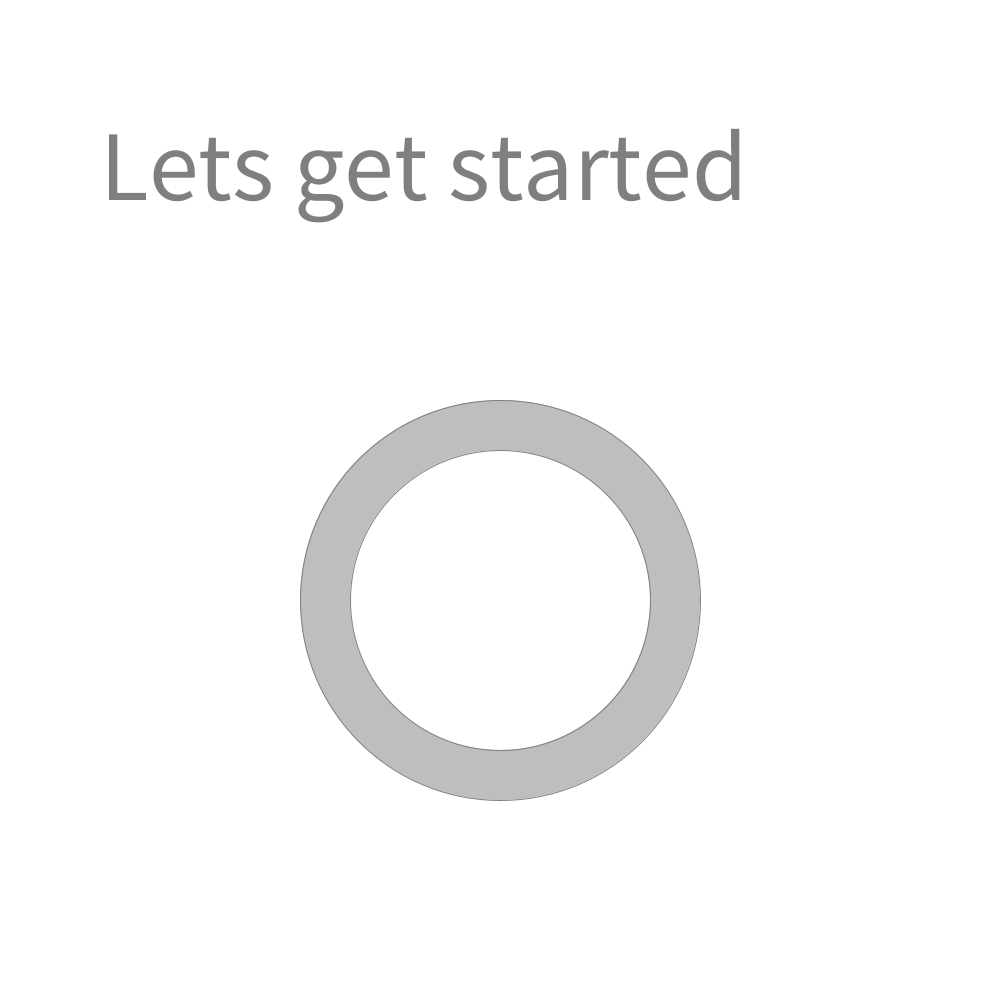
Frame 1 (no input)
Frame 60 (the mouse pressed at the canvas centre just before this capture): identical to frame 1, image omitted
Frame 120 (the mouse held since frame 60 and released just before this capture): identical to frame 1, image omitted

The Processing sketch that drew this single still picture (run headless with seeded random() and noise(); from frame 60 on, the mouse is pressed at the canvas centre):

// Processing sketch: Snake_game
// ── Snake_game.pde
ArrayList<Integer> x,y ;
int  rate , applex , appley ,score ;
boolean gameOver , gameStart;
char pkey;
PShape s;

void setup(){
  gameOver = false;
  gameStart = false;
  
  score = 0;
  
  applex = (int)random(0,20);
  appley = (int)random(0,20);
  
  size(1000,1000);
  x = new ArrayList<Integer>();
  y = new ArrayList<Integer>();
  rate = 50; 
  frameRate(10);
  x.add(10);
  y.add(10);
  
  pkey =' ';
  
}

void draw(){
 background(255);
 if( gameStart ){
     grid();
     key();
     snake(); 
     apple();
     checkEdges();
   }
  if(!gameStart){
    fill(127);
    textSize(100);
    text("Lets get started",100,200);
    fill(190);
    stroke(127);
    circle(500,600,400);
    fill(255);
    stroke(127);
    circle(500,600,300);    
  }
}
 
void grid(){
  for (int i=0;i<1000;i += rate){
    strokeWeight(0);
    stroke(127);
    line(i,0,i,height);
    line(0,i,width,i);
  }
}

void snake(){
  for (int i=0; i<x.size() ; i++){
      fill(127,100);
      textSize(50);
      text("Score: " + score,50,100);
      strokeWeight(0);
      stroke(127);
      fill(127,100);
      if(i==0)
        fill(80,100);
      rect(x.get(i)*rate,y.get(i)*rate,rate,rate);
  }
}

void key(){
  if(key == 'w' && pkey !='s' ){ y.add(0, y.get(0) - 1); x.add(0, x.get(0) + 0); remove();   pkey = 'w';   }
  if(key == 'a' && pkey !='d' ){ y.add(0, y.get(0)  + 0); x.add(0, x.get(0) - 1);remove();   pkey = 'a';   }
  if(key == 's' && pkey !='w' ){ y.add(0, y.get(0) + 1); x.add(0, x.get(0) + 0); remove();   pkey = 's';   }
  if(key == 'd' && pkey !='a' ){ y.add(0, y.get(0) + 0); x.add(0, x.get(0) + 1); remove();   pkey = 'd';   }
  
}

void over(){
  if(gameOver){
    background(0);
    textSize(100);
    text("Game Over \n       "  + score ,200,500);
    stop();
  }
}
void checkEdges(){
      if( x.get(0)< 0 || x.get(0) >  20 || y.get(0) < 0 || y.get(0) > 20) {
          gameOver = true;
          over();
      }
      for(int i = 1; i < x.size() ; i++ )
        if( (x.get(0) == x.get(i)) && (y.get(0) == y.get(i) ) ){
          gameOver = true;
          over();
        }
}
void remove(){
  if( !( x.get(0) == applex  && appley == y.get(0) ) ){
     y.remove(y.size()-1);
     x.remove(x.size()-1);
   }
   else{
    score +=1 ; 
    applex = (int)random(0,20);
    appley = (int)random(0,20); 
   }
}
void apple(){
  strokeWeight(0);
  fill(0,100,101);
  rect(applex*rate,appley*rate,rate,rate);
}
void keyPressed(){
   gameStart = true;  
}
